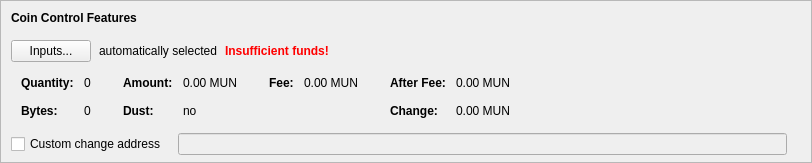
    <widget class="QFrame" name="frameCoinControl">
     <property name="sizePolicy">
      <sizepolicy hsizetype="Expanding" vsizetype="Expanding">
       <horstretch>0</horstretch>
       <verstretch>0</verstretch>
      </sizepolicy>
     </property>
     <property name="maximumSize">
      <size>
       <width>16777215</width>
       <height>16777215</height>
      </size>
     </property>
     <property name="frameShape">
      <enum>QFrame::StyledPanel</enum>
     </property>
     <property name="frameShadow">
      <enum>QFrame::Sunken</enum>
     </property>
     <layout class="QVBoxLayout" name="verticalLayoutCoinControl2">
      <property name="spacing">
       <number>0</number>
      </property>
      <property name="leftMargin">
       <number>0</number>
      </property>
      <property name="topMargin">
       <number>0</number>
      </property>
      <property name="rightMargin">
       <number>0</number>
      </property>
      <property name="bottomMargin">
       <number>6</number>
      </property>
      <item>
       <layout class="QVBoxLayout" name="verticalLayoutCoinControl" stretch="0,0,0,0,1">
        <property name="spacing">
         <number>0</number>
        </property>
        <property name="leftMargin">
         <number>10</number>
        </property>
        <property name="topMargin">
         <number>10</number>
        </property>
        <item>
         <layout class="QHBoxLayout" name="horizontalLayoutCoinControl1">
          <property name="bottomMargin">
           <number>15</number>
          </property>
          <item>
           <widget class="QLabel" name="labelCoinControlFeatures">
            <property name="sizePolicy">
             <sizepolicy hsizetype="Preferred" vsizetype="Maximum">
              <horstretch>0</horstretch>
              <verstretch>0</verstretch>
             </sizepolicy>
            </property>
            <property name="font">
             <font>
              <weight>75</weight>
              <bold>true</bold>
             </font>
            </property>
            <property name="styleSheet">
             <string notr="true">font-weight:bold;</string>
            </property>
            <property name="text">
             <string>Coin Control Features</string>
            </property>
           </widget>
          </item>
         </layout>
        </item>
        <item>
         <layout class="QHBoxLayout" name="horizontalLayoutCoinControl2" stretch="0,0,0,0">
          <property name="spacing">
           <number>8</number>
          </property>
          <property name="bottomMargin">
           <number>10</number>
          </property>
          <item>
           <widget class="QPushButton" name="pushButtonCoinControl">
            <property name="styleSheet">
             <string notr="true"/>
            </property>
            <property name="text">
             <string>Inputs...</string>
            </property>
            <property name="autoDefault">
             <bool>false</bool>
            </property>
           </widget>
          </item>
          <item>
           <widget class="QLabel" name="labelCoinControlAutomaticallySelected">
            <property name="text">
             <string>automatically selected</string>
            </property>
            <property name="margin">
             <number>5</number>
            </property>
           </widget>
          </item>
          <item>
           <widget class="QLabel" name="labelCoinControlInsuffFunds">
            <property name="font">
             <font>
              <weight>75</weight>
              <bold>true</bold>
             </font>
            </property>
            <property name="styleSheet">
             <string notr="true">color:red;font-weight:bold;</string>
            </property>
            <property name="text">
             <string>Insufficient funds!</string>
            </property>
            <property name="margin">
             <number>5</number>
            </property>
           </widget>
          </item>
          <item>
           <spacer name="horizontalSpacerCoinControl">
            <property name="orientation">
             <enum>Qt::Horizontal</enum>
            </property>
            <property name="sizeHint" stdset="0">
             <size>
              <width>40</width>
              <height>1</height>
             </size>
            </property>
           </spacer>
          </item>
         </layout>
        </item>
        <item>
         <widget class="QWidget" name="widgetCoinControl" native="true">
          <property name="sizePolicy">
           <sizepolicy hsizetype="Preferred" vsizetype="Preferred">
            <horstretch>0</horstretch>
            <verstretch>0</verstretch>
           </sizepolicy>
          </property>
          <property name="minimumSize">
           <size>
            <width>0</width>
            <height>0</height>
           </size>
          </property>
          <property name="styleSheet">
           <string notr="true"/>
          </property>
          <layout class="QHBoxLayout" name="horizontalLayoutCoinControl5">
           <property name="leftMargin">
            <number>0</number>
           </property>
           <property name="topMargin">
            <number>0</number>
           </property>
           <property name="rightMargin">
            <number>0</number>
           </property>
           <property name="bottomMargin">
            <number>0</number>
           </property>
           <item>
            <layout class="QHBoxLayout" name="horizontalLayoutCoinControl3" stretch="0,0,0,1">
             <property name="spacing">
              <number>20</number>
             </property>
             <property name="topMargin">
              <number>0</number>
             </property>
             <property name="bottomMargin">
              <number>10</number>
             </property>
             <item>
              <layout class="QFormLayout" name="formLayoutCoinControl1">
               <property name="horizontalSpacing">
                <number>10</number>
               </property>
               <property name="verticalSpacing">
                <number>14</number>
               </property>
               <property name="leftMargin">
                <number>10</number>
               </property>
               <property name="topMargin">
                <number>4</number>
               </property>
               <property name="rightMargin">
                <number>6</number>
               </property>
               <item row="0" column="0">
                <widget class="QLabel" name="labelCoinControlQuantityText">
                 <property name="font">
                  <font>
                   <weight>75</weight>
                   <bold>true</bold>
                  </font>
                 </property>
                 <property name="text">
                  <string>Quantity:</string>
                 </property>
                 <property name="margin">
                  <number>0</number>
                 </property>
                </widget>
               </item>
               <item row="0" column="1">
                <widget class="QLabel" name="labelCoinControlQuantity">
                 <property name="cursor">
                  <cursorShape>IBeamCursor</cursorShape>
                 </property>
                 <property name="contextMenuPolicy">
                  <enum>Qt::ActionsContextMenu</enum>
                 </property>
                 <property name="text">
                  <string notr="true">0</string>
                 </property>
                 <property name="margin">
                  <number>0</number>
                 </property>
                 <property name="textInteractionFlags">
                  <set>Qt::LinksAccessibleByMouse|Qt::TextSelectableByKeyboard|Qt::TextSelectableByMouse</set>
                 </property>
                </widget>
               </item>
               <item row="1" column="0">
                <widget class="QLabel" name="labelCoinControlBytesText">
                 <property name="font">
                  <font>
                   <weight>75</weight>
                   <bold>true</bold>
                  </font>
                 </property>
                 <property name="text">
                  <string>Bytes:</string>
                 </property>
                </widget>
               </item>
               <item row="1" column="1">
                <widget class="QLabel" name="labelCoinControlBytes">
                 <property name="cursor">
                  <cursorShape>IBeamCursor</cursorShape>
                 </property>
                 <property name="contextMenuPolicy">
                  <enum>Qt::ActionsContextMenu</enum>
                 </property>
                 <property name="text">
                  <string notr="true">0</string>
                 </property>
                 <property name="textInteractionFlags">
                  <set>Qt::LinksAccessibleByMouse|Qt::TextSelectableByKeyboard|Qt::TextSelectableByMouse</set>
                 </property>
                </widget>
               </item>
              </layout>
             </item>
             <item>
              <layout class="QFormLayout" name="formLayoutCoinControl2">
               <property name="horizontalSpacing">
                <number>10</number>
               </property>
               <property name="verticalSpacing">
                <number>14</number>
               </property>
               <property name="leftMargin">
                <number>6</number>
               </property>
               <property name="topMargin">
                <number>4</number>
               </property>
               <property name="rightMargin">
                <number>6</number>
               </property>
               <item row="0" column="0">
                <widget class="QLabel" name="labelCoinControlAmountText">
                 <property name="font">
                  <font>
                   <weight>75</weight>
                   <bold>true</bold>
                  </font>
                 </property>
                 <property name="text">
                  <string>Amount:</string>
                 </property>
                 <property name="margin">
                  <number>0</number>
                 </property>
                </widget>
               </item>
               <item row="0" column="1">
                <widget class="QLabel" name="labelCoinControlAmount">
                 <property name="cursor">
                  <cursorShape>IBeamCursor</cursorShape>
                 </property>
                 <property name="contextMenuPolicy">
                  <enum>Qt::ActionsContextMenu</enum>
                 </property>
                 <property name="text">
                  <string notr="true">0.00 MUN</string>
                 </property>
                 <property name="textInteractionFlags">
                  <set>Qt::LinksAccessibleByMouse|Qt::TextSelectableByKeyboard|Qt::TextSelectableByMouse</set>
                 </property>
                </widget>
               </item>
               <item row="1" column="0">
                <widget class="QLabel" name="labelCoinControlLowOutputText">
                 <property name="font">
                  <font>
                   <weight>75</weight>
                   <bold>true</bold>
                  </font>
                 </property>
                 <property name="text">
                  <string>Dust:</string>
                 </property>
                </widget>
               </item>
               <item row="1" column="1">
                <widget class="QLabel" name="labelCoinControlLowOutput">
                 <property name="cursor">
                  <cursorShape>IBeamCursor</cursorShape>
                 </property>
                 <property name="contextMenuPolicy">
                  <enum>Qt::ActionsContextMenu</enum>
                 </property>
                 <property name="text">
                  <string notr="true">no</string>
                 </property>
                 <property name="textInteractionFlags">
                  <set>Qt::LinksAccessibleByMouse|Qt::TextSelectableByKeyboard|Qt::TextSelectableByMouse</set>
                 </property>
                </widget>
               </item>
              </layout>
             </item>
             <item>
              <layout class="QFormLayout" name="formLayoutCoinControl3">
               <property name="horizontalSpacing">
                <number>10</number>
               </property>
               <property name="verticalSpacing">
                <number>14</number>
               </property>
               <property name="leftMargin">
                <number>6</number>
               </property>
               <property name="topMargin">
                <number>4</number>
               </property>
               <property name="rightMargin">
                <number>6</number>
               </property>
               <item row="0" column="0">
                <widget class="QLabel" name="labelCoinControlFeeText">
                 <property name="font">
                  <font>
                   <weight>75</weight>
                   <bold>true</bold>
                  </font>
                 </property>
                 <property name="text">
                  <string>Fee:</string>
                 </property>
                 <property name="margin">
                  <number>0</number>
                 </property>
                </widget>
               </item>
               <item row="0" column="1">
                <widget class="QLabel" name="labelCoinControlFee">
                 <property name="cursor">
                  <cursorShape>IBeamCursor</cursorShape>
                 </property>
                 <property name="contextMenuPolicy">
                  <enum>Qt::ActionsContextMenu</enum>
                 </property>
                 <property name="text">
                  <string notr="true">0.00 MUN</string>
                 </property>
                 <property name="textInteractionFlags">
                  <set>Qt::LinksAccessibleByMouse|Qt::TextSelectableByKeyboard|Qt::TextSelectableByMouse</set>
                 </property>
                </widget>
               </item>
             </layout>
             </item>
             <item>
              <layout class="QFormLayout" name="formLayoutCoinControl4">
               <property name="horizontalSpacing">
                <number>10</number>
               </property>
               <property name="verticalSpacing">
                <number>14</number>
               </property>
               <property name="leftMargin">
                <number>6</number>
               </property>
               <property name="topMargin">
                <number>4</number>
               </property>
               <property name="rightMargin">
                <number>6</number>
               </property>
               <item row="0" column="0">
                <widget class="QLabel" name="labelCoinControlAfterFeeText">
                 <property name="font">
                  <font>
                   <weight>75</weight>
                   <bold>true</bold>
                  </font>
                 </property>
                 <property name="text">
                  <string>After Fee:</string>
                 </property>
                 <property name="margin">
                  <number>0</number>
                 </property>
                </widget>
               </item>
               <item row="0" column="1">
                <widget class="QLabel" name="labelCoinControlAfterFee">
                 <property name="cursor">
                  <cursorShape>IBeamCursor</cursorShape>
                 </property>
                 <property name="contextMenuPolicy">
                  <enum>Qt::ActionsContextMenu</enum>
                 </property>
                 <property name="text">
                  <string notr="true">0.00 MUN</string>
                 </property>
                 <property name="textInteractionFlags">
                  <set>Qt::LinksAccessibleByMouse|Qt::TextSelectableByKeyboard|Qt::TextSelectableByMouse</set>
                 </property>
                </widget>
               </item>
               <item row="1" column="0">
                <widget class="QLabel" name="labelCoinControlChangeText">
                 <property name="font">
                  <font>
                   <weight>75</weight>
                   <bold>true</bold>
                  </font>
                 </property>
                 <property name="text">
                  <string>Change:</string>
                 </property>
                </widget>
               </item>
               <item row="1" column="1">
                <widget class="QLabel" name="labelCoinControlChange">
                 <property name="cursor">
                  <cursorShape>IBeamCursor</cursorShape>
                 </property>
                 <property name="contextMenuPolicy">
                  <enum>Qt::ActionsContextMenu</enum>
                 </property>
                 <property name="text">
                  <string notr="true">0.00 MUN</string>
                 </property>
                 <property name="textInteractionFlags">
                  <set>Qt::LinksAccessibleByMouse|Qt::TextSelectableByKeyboard|Qt::TextSelectableByMouse</set>
                 </property>
                </widget>
               </item>
              </layout>
             </item>
            </layout>
           </item>
          </layout>
         </widget>
        </item>
        <item>
         <layout class="QHBoxLayout" name="horizontalLayoutCoinControl4" stretch="0,0,0">
          <property name="spacing">
           <number>12</number>
          </property>
          <property name="sizeConstraint">
           <enum>QLayout::SetDefaultConstraint</enum>
          </property>
          <property name="topMargin">
           <number>5</number>
          </property>
          <property name="rightMargin">
           <number>5</number>
          </property>
          <item>
           <widget class="QCheckBox" name="checkBoxCoinControlChange">
            <property name="toolTip">
             <string>If this is activated, but the change address is empty or invalid, change will be sent to a newly generated address.</string>
            </property>
            <property name="text">
             <string>Custom change address</string>
            </property>
           </widget>
          </item>
          <item>
           <widget class="QValidatedLineEdit" name="lineEditCoinControlChange">
            <property name="enabled">
             <bool>false</bool>
            </property>
            <property name="sizePolicy">
             <sizepolicy hsizetype="Expanding" vsizetype="Fixed">
              <horstretch>0</horstretch>
              <verstretch>0</verstretch>
             </sizepolicy>
            </property>
           </widget>
          </item>
          <item>
           <widget class="QLabel" name="labelCoinControlChangeLabel">
            <property name="sizePolicy">
             <sizepolicy hsizetype="Preferred" vsizetype="Expanding">
              <horstretch>0</horstretch>
              <verstretch>0</verstretch>
             </sizepolicy>
            </property>
            <property name="minimumSize">
             <size>
              <width>0</width>
              <height>0</height>
             </size>
            </property>
            <property name="text">
             <string/>
            </property>
            <property name="margin">
             <number>3</number>
            </property>
           </widget>
          </item>
         </layout>
        </item>
        <item>
         <spacer name="verticalSpacerCoinControl">
          <property name="orientation">
           <enum>Qt::Vertical</enum>
          </property>
          <property name="sizeHint" stdset="0">
           <size>
            <width>800</width>
            <height>1</height>
           </size>
          </property>
         </spacer>
        </item>
       </layout>
      </item>
     </layout>
    </widget>
